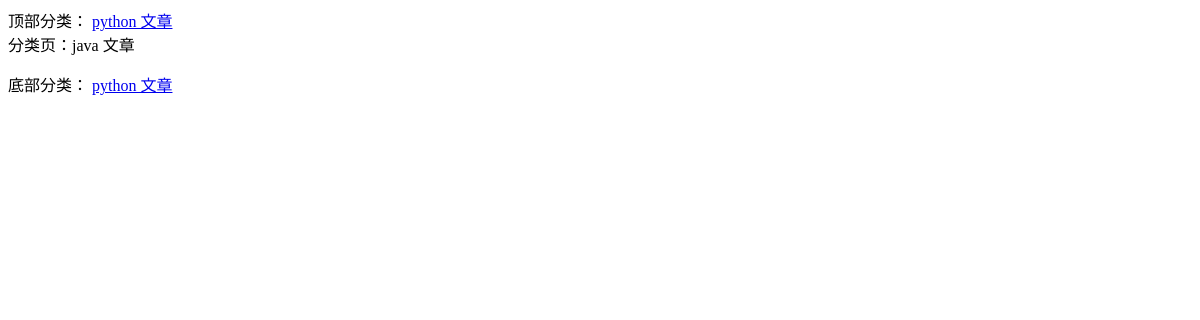
Before: /category/2/ with the older database file.
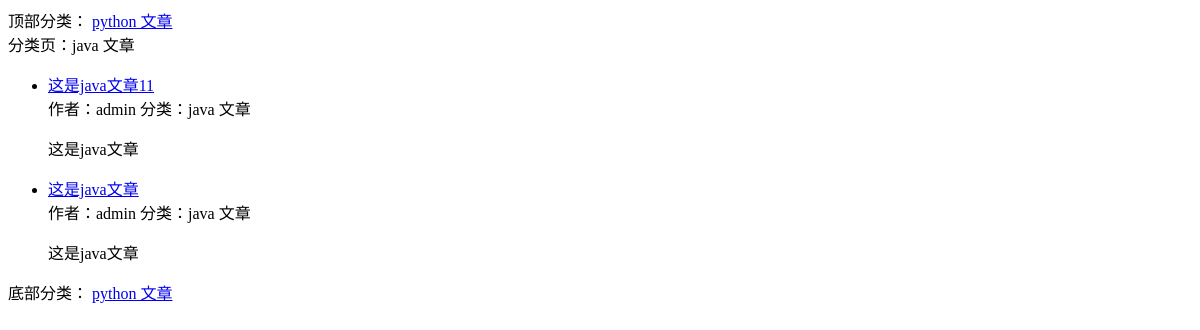
After: the same page with the newer database file.
### blog/models.py (models this page shows, shortened)
class Category(models.Model):
    STATUS_NORMAL = 1
    STATUS_DELETE = 0
    STATUS_ITEMS = (
        (STATUS_NORMAL,'正常'),
        (STATUS_DELETE,'删除'),
    )
    name = models.CharField(max_length=50,verbose_name='名称')
    status = models.PositiveIntegerField(default=STATUS_NORMAL,choices=STATUS_ITEMS,verbose_name='状态')
    is_nav = models.BooleanField(default=False,verbose_name='是否为导航')
    owner = models.ForeignKey(User,on_delete=models.CASCADE,verbose_name='作者')
    created_time = models.DateTimeField(auto_now_add=True,editable=False,verbose_name='创建时间')
    class Meta:
        verbose_name = verbose_name_plural = '分类'
    @classmethod
    def get_navs(cls):
        categories = cls.objects.filter(status=cls.STATUS_NORMAL)
        nav_categories = []
        normal_categories = []
        for cate in categories:
            if cate.is_nav:
                nav_categories.append(cate)
            else:
                normal_categories.append(cate)
        return {
            'navs':nav_categories,
            'categories':normal_categories,
        }

class Post(models.Model):
    STATUS_DRAFT = 2
    STATUS_NORMAL = 1
    STATUS_DELETE = 0
    STATUS_ITEMS = (
        (STATUS_NORMAL, '正常'),
        (STATUS_DELETE, '删除'),
        (STATUS_DRAFT,'草稿'),
    )
    title = models.CharField(max_length=255,verbose_name='标题')
    desc = models.CharField(max_length=1024,blank=True,verbose_name='摘要')
    content = models.TextField('正文',help_text='正文必须未Markdown格式')
    status = models.PositiveIntegerField(default=STATUS_NORMAL,choices=STATUS_ITEMS,verbose_name='状态')
    category = models.ForeignKey(Category,on_delete=models.CASCADE,verbose_name='分类')
    tag = models.ManyToManyField(Tag,verbose_name='标签')
    owner = models.ForeignKey(User,on_delete=models.CASCADE,verbose_name='作者')
    created_time = models.DateTimeField(auto_now_add=True,editable=False,verbose_name='创建时间')
    class Meta:
        verbose_name = verbose_name_plural = '文章'
        ordering = ['-id'] #根据id降序排列
    @staticmethod
    def get_by_category(category_id):
        try:
            category = Category.objects.get(id=category_id)
        except Category.DoesNotExit:
            category = None
            post_list = []
        else:
            post_list = category.post_set.filter(status=Post.STATUS_NORMAL).select_related('owner','category')
        return post_list,category

### blog/views.py (the view)
# urls.py: re_path(r'^category/(?P<category_id>\d+)/$',post_list),    #(?P<name>pattern)分组命名
def post_list(request,category_id=None,tag_id=None):
    tag = None
    category = None
    if tag_id:
        post_list,tag = Post.get_by_tag(tag_id)
    elif category_id:
        post_list,category = Post.get_by_category(category_id)
    else:
        post_list = Post.latest_posts()
    context = {
        'category':category,
        'tag':tag,
        'post_list':post_list
    }
    context.update(Category.get_navs())
    return render(request,'blog/list.html',context=context)

### typeidea/templates/blog/list.html (shortened to what this page needs)
<!DOCTYPE html>
<html lang="en">
<head>
</head>
<body>
<div>
    顶部分类：
    {% for nav in navs %}
    <a href="/category/{{ nav.id }}">{{ nav.name }}</a>
    {% endfor %}
</div>
{% if category %}
分类页：{{ category.name }}
{% endif %}
<ul>
{% for post in post_list %}
<li>
    <a href="/post/{{ post.id }}.html">{{ post.title }}</a>
    <div>
        <span>作者：{{ post.owner.username }}</span>
        <span>分类：{{ post.category.name }}</span>
    </div>
    <p>{{ post.desc }}</p>
</li>
{% endfor %}
</ul>
<div>
    底部分类：
    {% for nav in navs %}
    <a href="/category/{{ nav.id }}">{{ nav.name }}</a>
    {% endfor %}
</div>
</body>
</html>

Changed rows visible on the page:
now on this page (row edited): Post: title "这是java文章11", owner.username "admin", category.name "java 文章", desc "这是java文章"
now on this page (row edited): Post: title "这是java文章", owner.username "admin", category.name "java 文章", desc "这是java文章"
